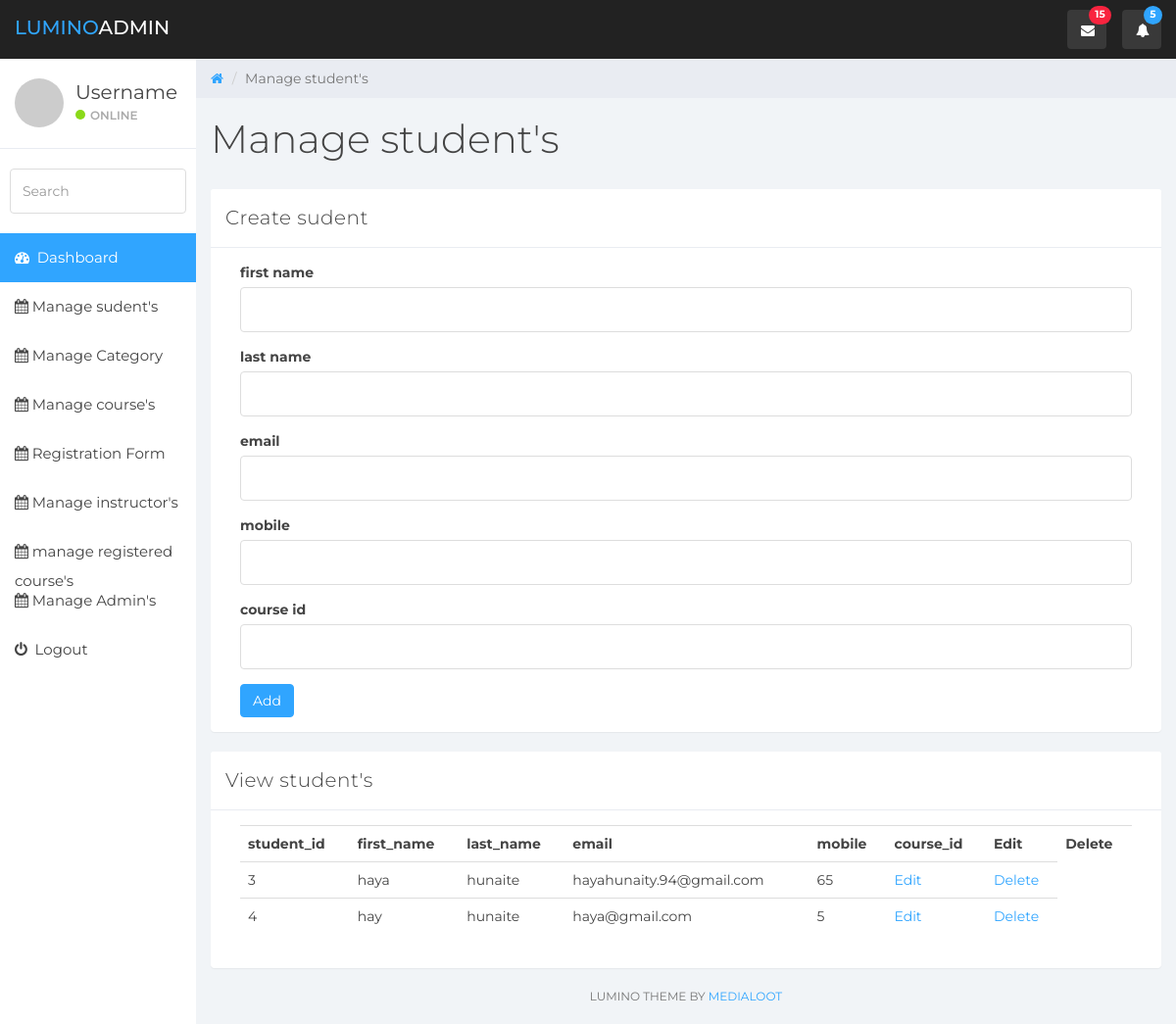
Page /admin/admin_student.php (signed in) on the committed database.
### tables this page shows
CREATE TABLE `student` (
  `student_id` int(3) NOT NULL,
  `first_name` varchar(30) NOT NULL,
  `last_name` varchar(30) NOT NULL,
  `Email` varchar(50) NOT NULL,
  `mobile` varchar(14) NOT NULL,
  `course_id` int(3) NOT NULL
);

### admin/admin_student.php (the view, shortened to what this page needs)
<?php
include_once '../includes/admin_header.php';
include_once '../includes/db_connection.php';
?>
<div class="col-sm-9 col-sm-offset-3 col-lg-10 col-lg-offset-2 main">
    <div class="row">
        <ol class="breadcrumb">
            <li><a href="#">
                    <em class="fa fa-home"></em>
                </a></li>
            <li class="active">Manage student's</li>
        </ol>
    </div>
    <div class="row">
        <div class="col-lg-12">
            <h1 class="page-header">Manage student's</h1>
        </div>
    </div>
    <div class="row">
        <div class="col-lg-12">
            <div class="panel panel-default">
                <div class="panel-heading">Create sudent</div>
                <div class="panel-body">
                    <div class="col-md-12">
                        <form action="" method="post" role="form">
                            <div class="form-group">
                                <label>first name</label>
                                <input class="form-control" placeholder="" type="text" name="first_name">
                            </div>
                            <div class="form-group">
                                <label>last name</label>
                                <input type="text" class="form-control" name="last_name">
                            </div>
                            <div class="form-group">
                                <label>email</label>
                                <input class="form-control" placeholder="" type="text" name="email">
                            </div>
                            <div class="form-group">
                                <label>mobile</label>
                                <input class="form-control" placeholder="" type="text" name="mobile">
                            </div>
                            <div class="form-group">
                                <label>course id</label>
                                <input class="form-control" placeholder="" type="text" name="course_id">
                            </div>
                            <button type="submit" class="btn btn-primary" name="submit">Add</button>
                        </form>
                    </div>
                </div>
            </div>
        </div>
        <div class="col-lg-12">
            <div class="panel panel-default">
                <div class="panel-heading">View student's</div>
                <div class="panel-body">
                    <div class="col-md-12">
                        <table class="table table-hover">
                            <tr>
                                <th>student_id</th>
                                <th>first_name</th>
                                <th>last_name</th>
                                <th>email</th>
                                <th>mobile</th>
                                <th>course_id</th>
                                <th>Edit</th>
                                <th>Delete</th>
                            </tr>
                            <?php
                            $query = "select * from student";
                            $result = mysqli_query($link, $query);
                            while ($row = mysqli_fetch_assoc($result)) {
                                echo "<tr>";
                                echo "<td>{$row['student_id']}</td>";
                                echo "<td>{$row['first_name']}</td>";
                                echo "<td>{$row['last_name']}</td>";
                                echo "<td>{$row['Email']}</td>";
                                echo "<td>{$row['course_id']}</td>";
                                echo "<td><a href='edit_student.php?student_id={$row['student_id']}'>Edit</a></td>";
                                echo "<td><a href='delete_student.php?student_id={$row['student_id']}'>Delete</a></td>";
                                echo "</tr>";
                            }
                            ?>
                        </table>
                    </div>
                </div>
            </div>
        </div>
    </div>
    <div class="col-sm-12">
        <p class="back-link">Lumino Theme by <a href="https://www.medialoot.com">Medialoot</a></p>
    </div>
</div>
</body>
</html>

### admin/css/styles.css (style rules this page uses)
body { background: #f1f4f7; padding-top: 60px; font-size: 14px; color: #444444; font-family: "Montserrat", "Helvetica Neue", Helvetica, Arial, sans-serif; }
p { color: #777; }
a, a:hover, a:focus { color: #30a5ff; }
h1, h2, h3, h4, h5, h6 { color: #444444; }
h1 { font-weight: 300; font-size: 40px; }
input.form-control { border: 1px solid #ddd; box-shadow: none; height: 46px; }
.btn-primary, .btn-primary:hover, .btn-primary:focus, .btn-primary:active, .btn-primary.active, .open > .dropdown-toggle.btn-primary, .btn-primary.disabled, .btn-primary[disabled], fieldset[disabled] .btn-primary, .btn-primary.disabled:hover, .btn-primary[disabled]:hover, fieldset[disabled] .btn-primary:hover, .btn-primary.disabled:focus, .btn-primary[disabled]:focus, fieldset[disabled] .btn-primary:focus, .btn-primary.disabled:active, .btn-primary[disabled]:active, fieldset[disabled] .btn-primary:active, .btn-primary.disabled.active, .btn-primary[disabled].active, fieldset[disabled] .btn-primary.active { background-color: #30a5ff; border-color: #30a5ff; }
.panel { border: 0; }
.panel-heading { font-size: 20px; font-weight: 300; letter-spacing: 0.025em; height: 60px; line-height: 38px; }
.panel-default .panel-heading { background: #fff; border-bottom: 1px solid #e9ecf2; color: #444444; }
.breadcrumb { border-radius: 0; padding: 10px 15px 10px 15px; background: #e9ecf2; margin: 0; }
h1.page-header { margin-top: 20px; border-bottom: 0; }
.table { background: #fff; }
p.back-link { text-align: center; margin-bottom: 20px; font-size: 12px; text-transform: uppercase; }

### rows in the picture
student: student_id "3", first_name "haya", last_name "hunaite", Email "hayahunaity.94@gmail.com", course "65"
student: student_id "4", first_name "hay", last_name "hunaite", Email "haya@gmail.com", course "5"
